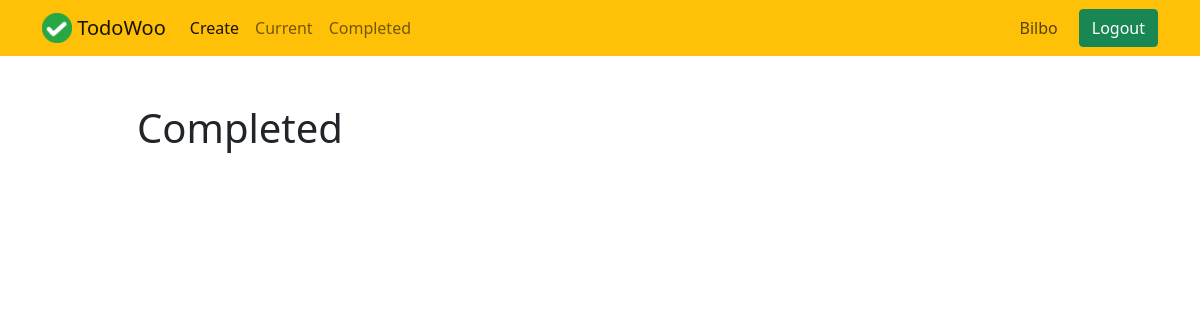
The page /completed/ (signed in) on the database as committed earlier.
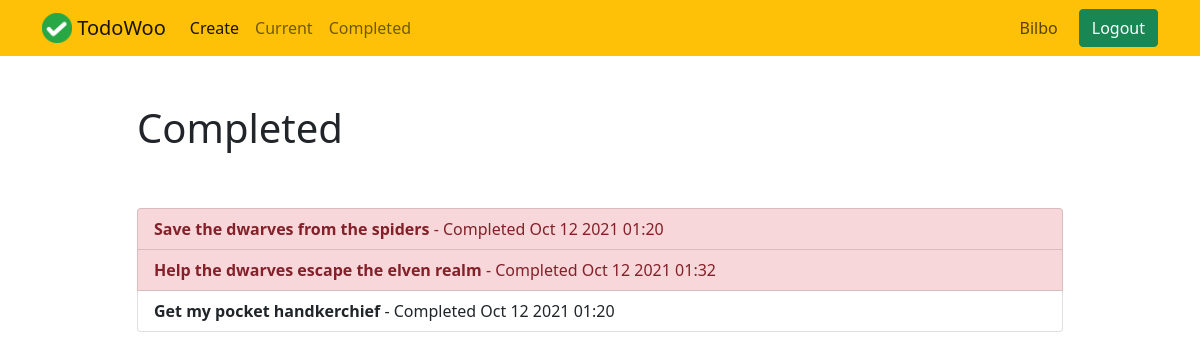
The same page on the database as committed later.
### todo/models.py (models this page shows, shortened)
class Todo(models.Model):
	title = models.CharField(max_length=100)
	memo = models.TextField(blank=True)
	created = models.DateTimeField(auto_now_add=True)
	datecompleted = models.DateTimeField(null=True, blank=True)
	important = models.BooleanField(default=False)
	user = models.ForeignKey(User, on_delete=models.CASCADE)

### todo/views.py (the view)
# urls.py: path('completed/', views.completedtodos, name='completedtodos'),
@login_required
def completedtodos(request):
	todos = Todo.objects.filter(user=request.user, datecompleted__isnull=False)
	return render(request, 'todo/completedtodos.html', {'todos': todos})

### todo/templates/todo/completedtodos.html
{% extends 'todo/base.html' %}
{% block content %}
<div class="row justify-content-center mt-5">
	<div class="col-md-10">
		<h1>Completed</h1>
	</div>
</div>
<div class="row justify-content-center mt-5">
	<div class="col-md-10">
		<ul class="list-group">
			{% for todo in todos %}
			<a href="{% url 'viewtodo' todo.id %}" class="list-group-item list-group-item-action{% if todo.important %} list-group-item-danger{% endif %}"><b>{{ todo.title }}</b> - Completed {{ todo.datecompleted|date:'M j Y H:i' }}</a>
			{% endfor %}
		</ul>
	</div>
</div>
{% endblock %}

Rows that differ between the two databases and show on the page:
added Todo: title "Save the dwarves from the spiders", datecompleted "Oct 12 2021 01:20"
added Todo: title "Help the dwarves escape the elven realm", datecompleted "Oct 12 2021 01:32"
added Todo: title "Get my pocket handkerchief", datecompleted "Oct 12 2021 01:20", important False (drawn)
